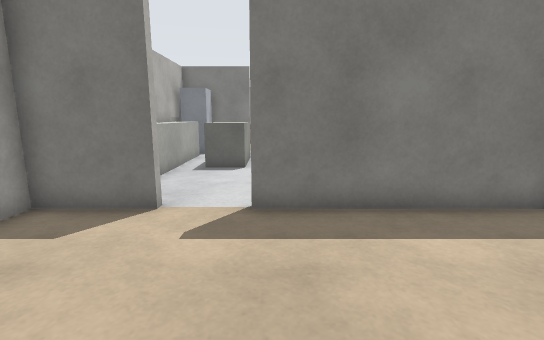
view 1 (above)

18 first-person views from a walk through a robot-simulator world made for Gazebo. The camera is 1 m above the floor, tilts 10° down and sees 85° across. The floor is counted in squares, 0.5 m on a side. Each view is taken from the middle of a square. On the plan, view 1 faces up. The plan holds only what a view shows up to about 17 squares ahead; the rest is blank. Robots are left out.

view 2
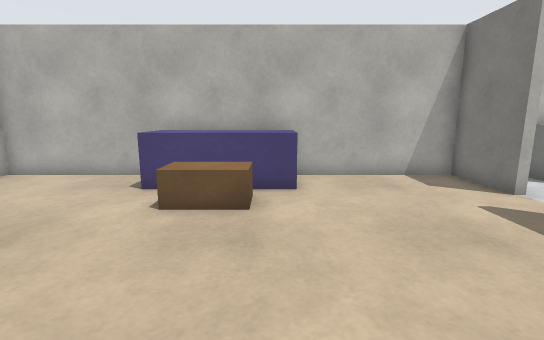

view 3
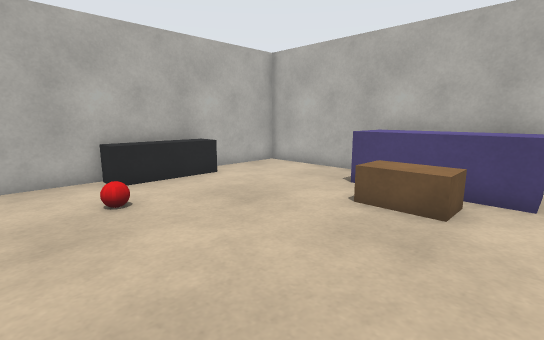

view 4
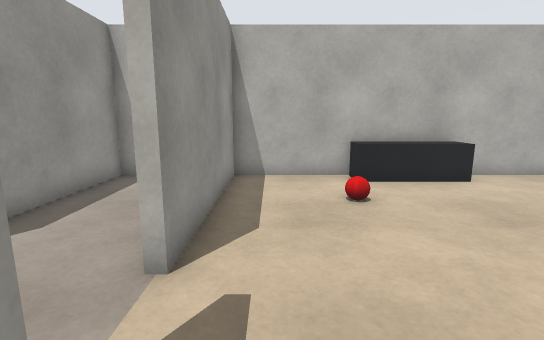

view 5
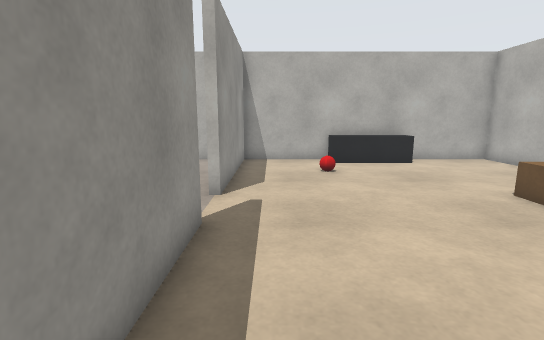

view 6
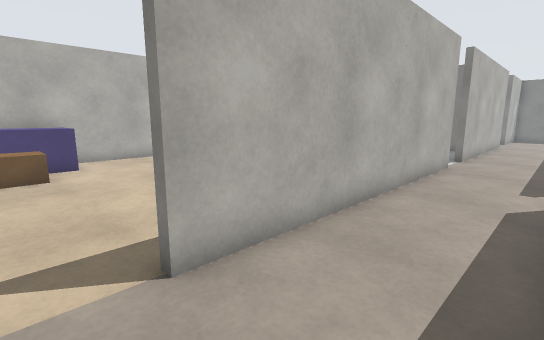

view 7
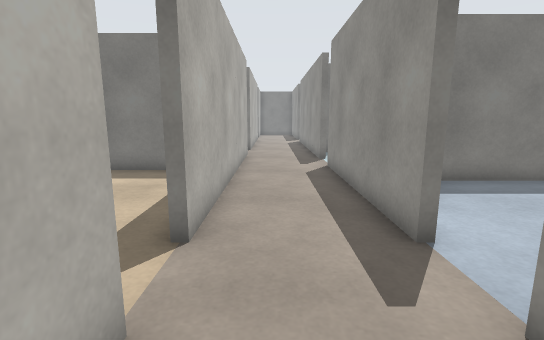

view 8
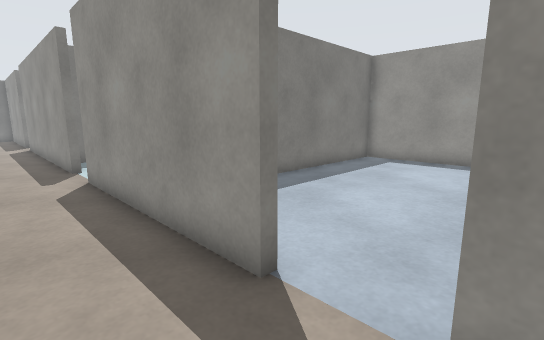

view 9
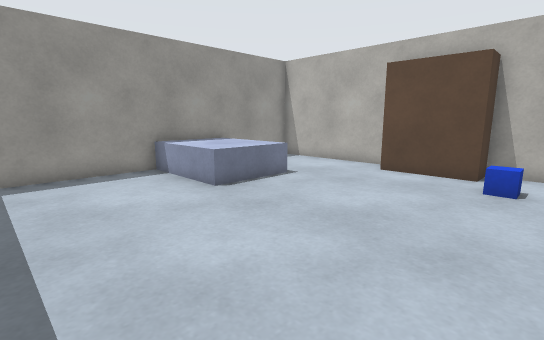

view 10
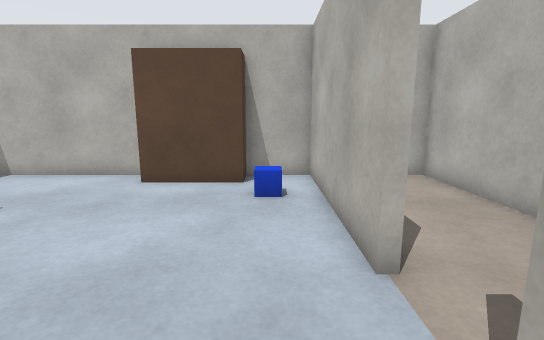

view 11
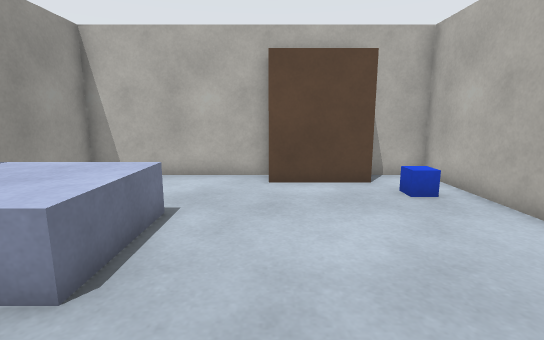

view 12
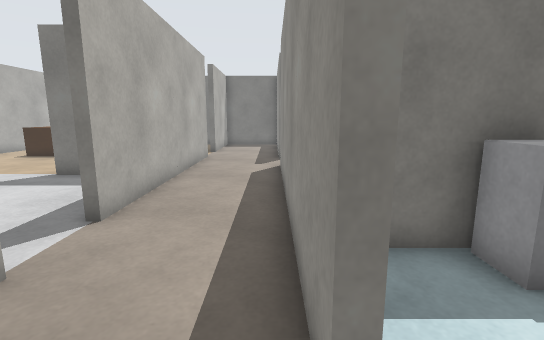

view 13
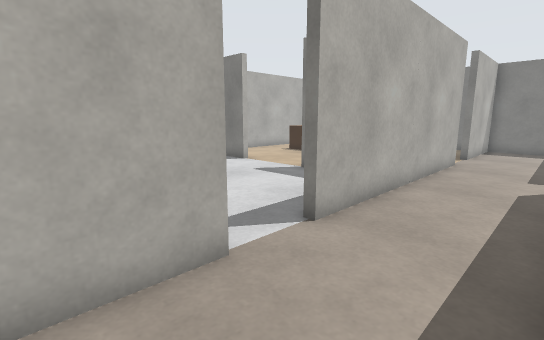

view 14
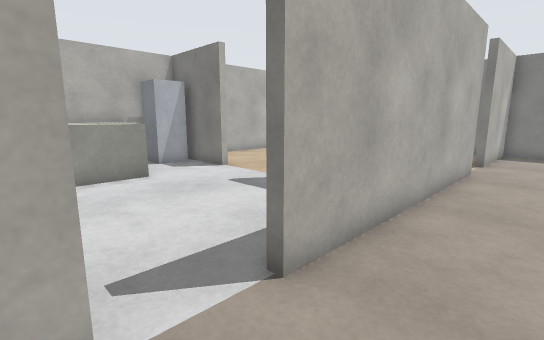

view 15
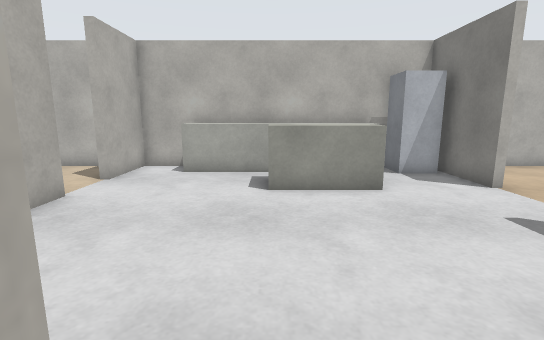

view 16
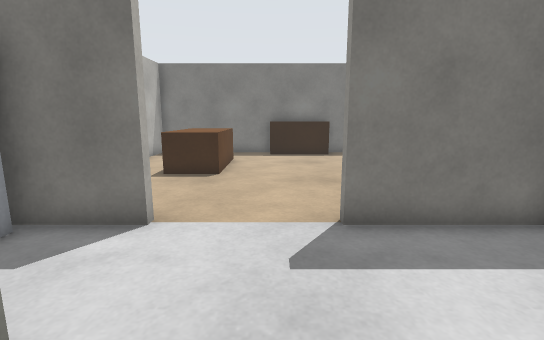

view 17
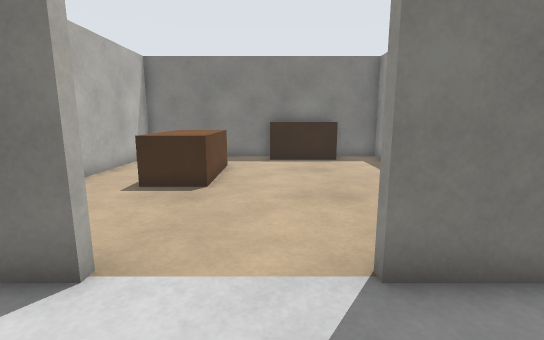

view 18
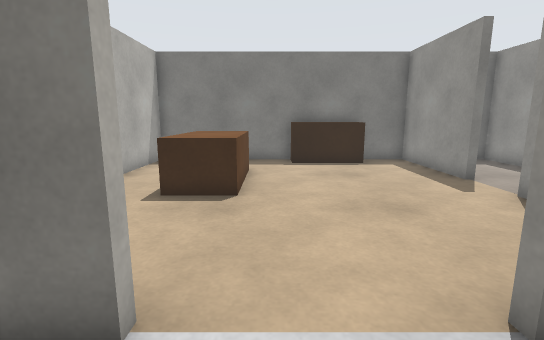

### Floor plan
Points are (right, up) in squares from view 1. A wall is a line through its corners. A room is listed if a view was taken in it or the views show most of it. See-through windows are left out.
Room 1 (views 1, 2, 3, 4, 5)
walls: (-5.4, -3.6) (-5.4, -9.3) (-1.4, -9.3); (6.7, -0.5) (6.3, -0.5) (6.3, 3.8); (2.5, -9.3) (6.3, -9.3) (6.3, -2.5); (-2.5, 6.7) (-2.5, 6.4) (-5.4, 6.4) (-5.4, 0.6); (6.1, 6.4) (-0.5, 6.4)
ways out: opening at (6, -1.5) to room 2; opening at (-1.5, 6) to room 5
objects: blue box (-5, -3) to (-3, 0); brown box (-2, -2) to (-2, -1); TV cabinet (-1, -9) to (2, -8); red ball (3, -6)
Room 2 (views 6, 7, 8, 12, 13, 14)
walls: (10.8, -0.5) (10.4, -0.5) (10.4, 7.5); (6.3, -2.5) (6.7, -2.5) (6.7, -9.3) (10.4, -9.3) (10.4, -4.6); (10.4, -3.1) (10.4, -2.5) (10.6, -2.5); (10.8, 9.5) (10.4, 9.5) (10.4, 11.5); (6.7, 11.5) (6.7, -0.5)
ways out: opening at (6, -1.5) to room 1; opening at (10, -1.5) to room 3; opening at (8, 10.5) to room 4; opening at (10, 8.5)
Room 3 (views 9, 10, 11)
walls: (10.6, -2.5) (10.6, -9.3) (12.5, -9.3); (16.4, -9.3) (22.3, -9.3) (22.3, -5.6); (22.3, -1.2) (22.3, 4.3) (13.4, 4.3)
ways out: opening at (10, -1.5) to room 2
objects: blue box (12, -7); wardrobe (13, -9) to (16, -8); blue box (19, -5) to (22, -2)
Room 4 (view 15)
walls: (10.4, 22.5) (10.4, 23); (6.7, 23.5) (6.7, 13.6); (10.4, 11.5) (10.4, 19.9)
ways out: opening at (8, 10.5) to room 2; opening at (6, 12.5) to room 5; opening at (8, 23); opening at (10, 21.5)
Room 5 (views 16, 17, 18)
walls: (-1.3, 18.8) (-1.3, 18.4) (-3.5, 18.4); (6.1, 18.4) (2.4, 18.4) (2.4, 18.8); (6.7, 13.6) (6.2, 13.6); (6.7, 25.6) (6.3, 25.6) (6.3, 30.4) (4.4, 30.4); (0.5, 30.4) (-5.4, 30.4) (-5.4, 21.8); (-5.4, 8.4) (-5.4, 6.7) (-2.5, 6.7); (-0.5, 6.7) (0.8, 6.7)
ways out: opening at (-1.5, 6) to room 1; opening at (6, 12.5) to room 4; opening at (6, 24.5)
objects: counter (-5, 9) to (-4, 16); fridge (-5, 17) to (-4, 18); brown box (-3, 24) to (-1, 27); grey box (-2, 12) to (-1, 15); brown box (1, 29) to (4, 30)

Where each view was taken, in squares from view 1:
view 1: 0 up, 0 right, facing up
view 2: 0 up, 5 right, facing left
view 3: 1 up, 5 right, facing down-left
view 4: 1 up, 5 right, facing down
view 5: 5 up, 5 right, facing down
view 6: 2 down, 10 right, facing up-left
view 7: 5 down, 8 right, facing up
view 8: 3 down, 8 right, facing up-right
view 9: 3 up, 11 right, facing down-right
view 10: 1 up, 12 right, facing down
view 11: 1 up, 16 right, facing down
view 12: 8 up, 10 right, facing up
view 13: 9 up, 10 right, facing up-left
view 14: 11 up, 9 right, facing up-left
view 15: 12 up, 7 right, facing left
view 16: 13 up, 1 right, facing up
view 17: 15 up, 1 right, facing up
view 18: 16 up, 0 right, facing up
